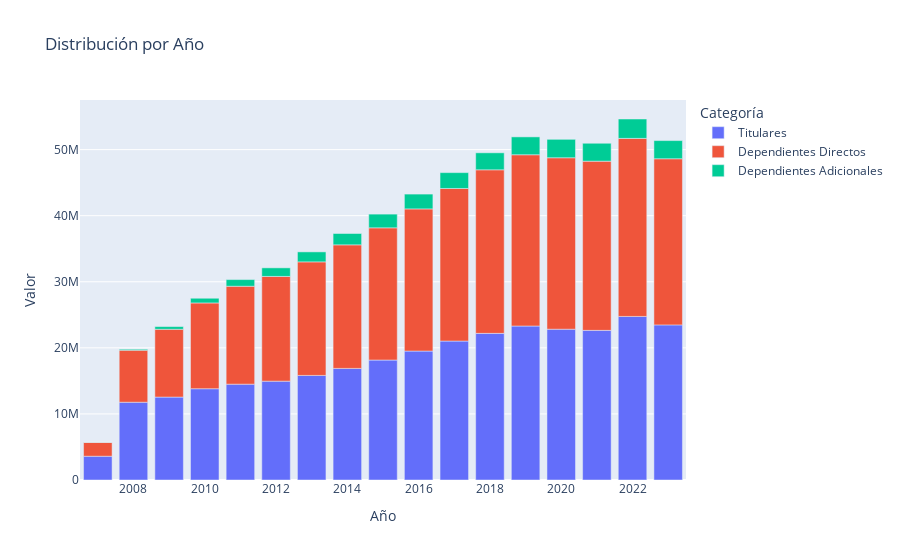

Notebook code cell kept with this figure:
### Code cell
Finanzas_1['Fecha'] = pd.to_datetime(Finanzas_1['Periodo'], format='%Y%m')
Finanzas_1['Año'] = Finanzas_1['Fecha'].dt.year

# Agrupar los datos por año y sumar las columnas de interés
datos_agrupados = Finanzas_1.groupby('Año')[['Titulares', 'Dependientes Directos', 'Dependientes Adicionales']].sum().reset_index()

# Convertir el DataFrame agrupado de forma ancha a larga
datos_melted = datos_agrupados.melt(id_vars=['Año'], value_vars=['Titulares', 'Dependientes Directos', 'Dependientes Adicionales'],
                                    var_name='Categoría', value_name='Valor')

# Crear el gráfico de barras
fig = px.bar(datos_melted, x='Año', y='Valor', color='Categoría', title='Distribución por Año')

# Mostrar el gráfico
fig.show()

### Figure 1 — Plotly figure (JSON) as saved in the notebook; plotly's stock layout.template omitted (floating-point values rounded to 4 significant figures)
{"data": [{"alignmentgroup": "True", "hovertemplate": "Categoría=Titulares<br>Año=%{x}<br>Valor=%{y}<extra></extra>", "legendgroup": "Titulares", "marker": {"color": "#636efa", "pattern": {"shape": ""}}, "name": "Titulares", "offsetgroup": "Titulares", "orientation": "v", "showlegend": true, "textposition": "auto", "type": "bar", "x": [2007, 2008, 2009, 2010, 2011, 2012, 2013, 2014, 2015, 2016, 2017, 2018, 2019, 2020, 2021, 2022, 2023], "xaxis": "x", "y": [3599156, 11771314, 12547130, 13815617, 14503375, 14958801, 15827063, 16888133, 18153652, 19512498, 21027892, 22190035, 23304364, 22821958, 22643435, 24753391, 23473146], "yaxis": "y"}, {"alignmentgroup": "True", "hovertemplate": "Categoría=Dependientes Directos<br>Año=%{x}<br>Valor=%{y}<extra></extra>", "legendgroup": "Dependientes Directos", "marker": {"color": "#EF553B", "pattern": {"shape": ""}}, "name": "Dependientes Directos", "offsetgroup": "Dependientes Directos", "orientation": "v", "showlegend": true, "textposition": "auto", "type": "bar", "x": [2007, 2008, 2009, 2010, 2011, 2012, 2013, 2014, 2015, 2016, 2017, 2018, 2019, 2020, 2021, 2022, 2023], "xaxis": "x", "y": [2089374, 7869644, 10263370, 12979072, 14818386, 15847471, 17183817, 18699445, 20009346, 21512699, 23089217, 24753991, 25916228, 25945529, 25606952, 26944370, 25140512], "yaxis": "y"}, {"alignmentgroup": "True", "hovertemplate": "Categoría=Dependientes Adicionales<br>Año=%{x}<br>Valor=%{y}<extra></extra>", "legendgroup": "Dependientes Adicionales", "marker": {"color": "#00cc96", "pattern": {"shape": ""}}, "name": "Dependientes Adicionales", "offsetgroup": "Dependientes Adicionales", "orientation": "v", "showlegend": true, "textposition": "auto", "type": "bar", "x": [2007, 2008, 2009, 2010, 2011, 2012, 2013, 2014, 2015, 2016, 2017, 2018, 2019, 2020, 2021, 2022, 2023], "xaxis": "x", "y": [13756, 145201, 403793, 709746, 1008655, 1298530, 1510571, 1715919, 2072863, 2242780, 2398062, 2571124, 2705078, 2788441, 2708784, 2933490, 2751515], "yaxis": "y"}], "layout": {"barmode": "relative", "legend": {"title": {"text": "Categoría"}, "tracegroupgap": 0}, "title": {"text": "Distribución por Año"}, "xaxis": {"anchor": "y", "domain": [0, 1], "title": {"text": "Año"}}, "yaxis": {"anchor": "x", "domain": [0, 1], "title": {"text": "Valor"}}}}
